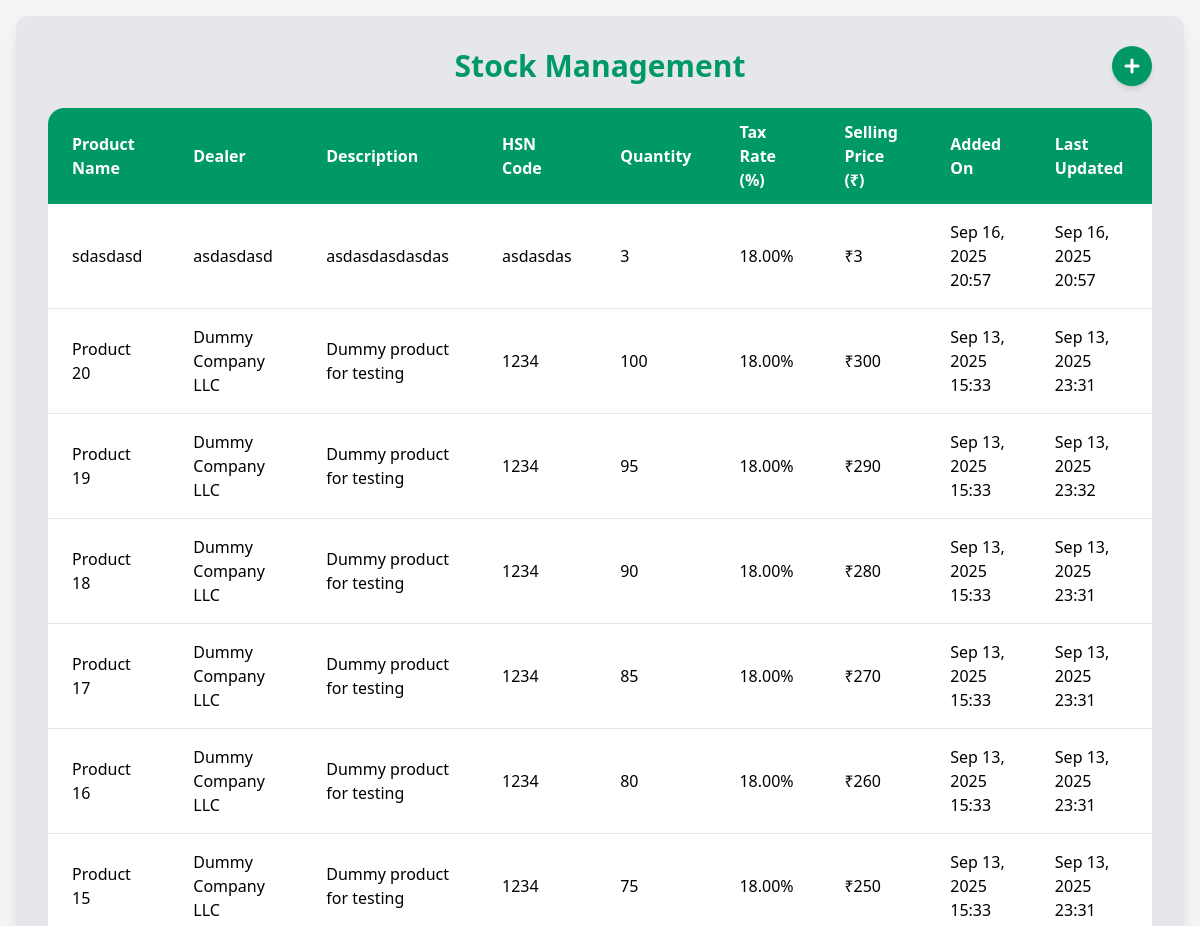
Page /stocks/ (upper part) on the earlier database version.
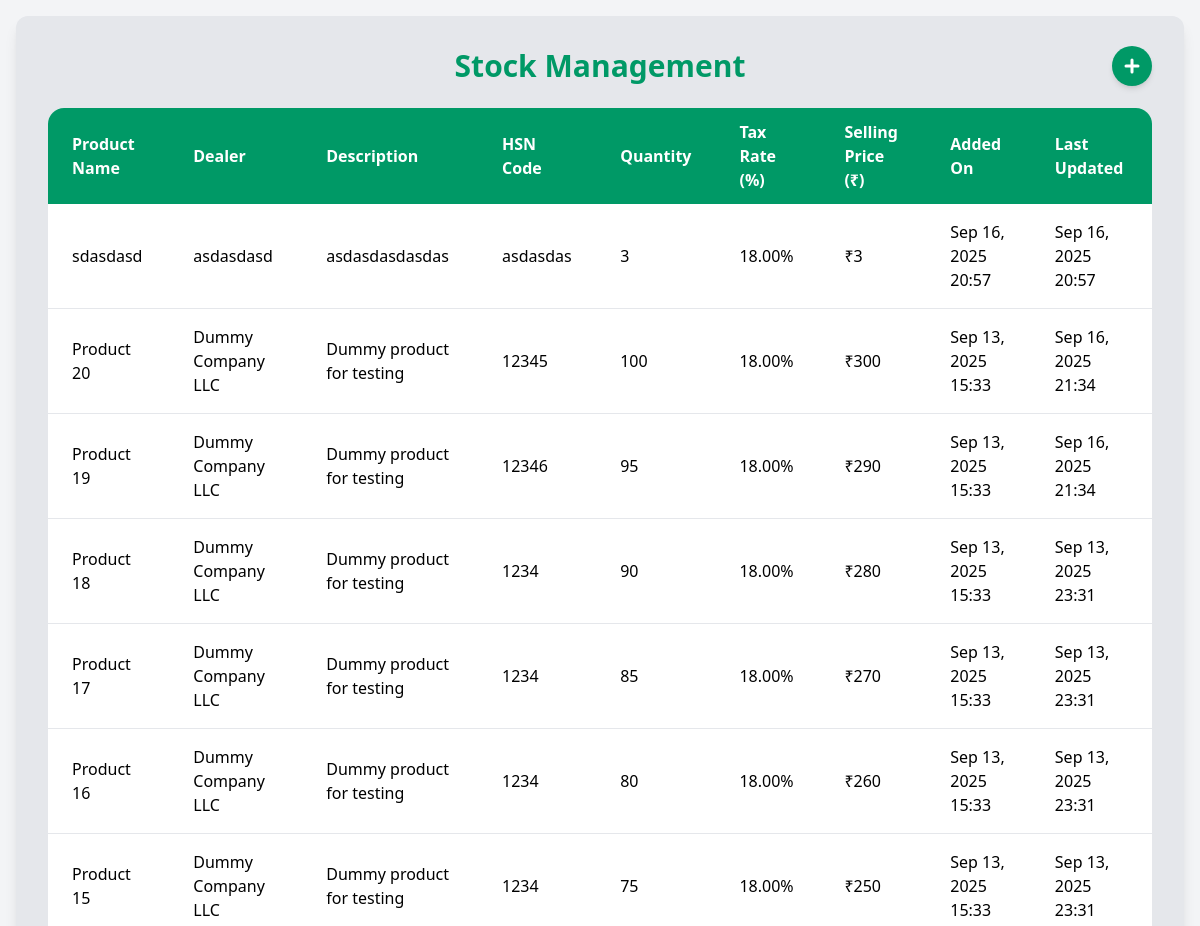
Same page on the later database version.
### stockMang/models.py (models this page shows, shortened)
class Product(models.Model):
    name = models.CharField(max_length=200)
    description = models.TextField(blank=True, null=True)
    hsn_code = models.CharField(max_length=8, blank=True, null=True)
    stock_quantity = models.PositiveIntegerField(default=0)
    tax_rate = models.DecimalField(max_digits=4, decimal_places=2, default=18.00)
    selling_price = models.IntegerField(default=0,blank=True)
    created_at = models.DateTimeField(auto_now_add=True)
    updated_at = models.DateTimeField(auto_now=True)
    dealer = models.CharField(max_length=200, blank=True, null=True)

### stockMang/views.py (the view)
# urls.py: path('', views.stock, name='stock'),
def stock(request):
    Products = Product.objects.all().order_by('-created_at')
    return render(request, 'stockMang/stockPage.html', {'products': Products})

### stockMang/templates/stockMang/stockPage.html (shortened to what this page needs)
{% extends 'main/layout.html' %}
{% block content %}
<div class="min-h-screen bg-gray-100 flex items-center justify-center p-4">
    <div class="bg-gray-200 w-full max-w-7xl h-[90vh] p-8 rounded-xl shadow-lg flex flex-col">
        <div class="relative flex justify-center items-center mb-6 flex-shrink-0">
            <h1 class="text-3xl font-bold text-emerald-600">Stock Management</h1>
            <a href="{% url 'stockMang:addStock' %}"
               class="absolute top-1/2 right-0 -translate-y-1/2 bg-emerald-600 text-white p-2 rounded-full shadow-md hover:bg-emerald-800 active:bg-emerald-900 transform active:scale-95 transition-all duration-150">
                <svg xmlns="http://www.w3.org/2000/svg" class="h-6 w-6" fill="none"
                     viewBox="0 0 24 24" stroke="currentColor" stroke-width="3">
                  <path stroke-linecap="round" stroke-linejoin="round" d="M12 6v12m6-6H6" />
                </svg>
            </a>
        </div>
        <div class="flex-1 overflow-y-auto no-scrollbar rounded-2xl">
            <table class="min-w-full bg-white rounded-lg shadow-md overflow-hidden">
                <thead class="sticky top-0">
                    <tr>
                        <th class="py-3 px-6 bg-emerald-600 text-white font-semibold text-left">Product Name</th>
                        <th class="py-3 px-6 bg-emerald-600 text-white font-semibold text-left">Dealer</th>
                        <th class="py-3 px-6 bg-emerald-600 text-white font-semibold text-left">Description</th>
                        <th class="py-3 px-6 bg-emerald-600 text-white font-semibold text-left">HSN Code</th>
                        <th class="py-3 px-6 bg-emerald-600 text-white font-semibold text-left">Quantity</th>
                        <th class="py-3 px-6 bg-emerald-600 text-white font-semibold text-left">Tax Rate (%)</th>
                        <th class="py-3 px-6 bg-emerald-600 text-white font-semibold text-left">Selling Price (₹)</th>
                        <th class="py-3 px-6 bg-emerald-600 text-white font-semibold text-left">Added On</th>
                        <th class="py-3 px-6 bg-emerald-600 text-white font-semibold text-left">Last Updated</th>
                    </tr>
                </thead>
                <tbody class="divide-y divide-gray-200">
                    {% for product in products %}
                    <tr class="hover:bg-gray-50 transition duration-200 cursor-pointer"
                    onclick="window.location='{% url 'stockMang:editStock' product.id %}'">
                        <td class="py-4 px-6 font-medium">{{ product.name }}</td>
                        <td class="py-4 px-6">
                            {% if product.dealer %}
                                {{ product.dealer }}
                            {% else %}
                                <span class="text-gray-400 italic">No Dealer</span>
                            {% endif %}
                        </td>
                        <td class="py-4 px-6">{{ product.description|default:"-" }}</td>
                        <td class="py-4 px-6">{{ product.hsn_code|default:"-" }}</td>
                        <td class="py-4 px-6">{{ product.stock_quantity }}</td>
                        <td class="py-4 px-6">{{ product.tax_rate }}%</td>
                        <td class="py-4 px-6">₹{{ product.selling_price }}</td>
                        <td class="py-4 px-6">{{ product.created_at|date:"M d, Y H:i" }}</td>
                        <td class="py-4 px-6">{{ product.updated_at|date:"M d, Y H:i" }}</td>
                    </tr>
                    {% empty %}
                    <tr>
                        <td colspan="9" class="text-center py-10 px-6 text-gray-500">
                            <p>No products found in your inventory.</p>
                        </td>
                    </tr>
                    {% endfor %}
                </tbody>
            </table>
        </div>
    </div>
</div>
{% endblock %}

### main/templates/main/layout.html (shortened to what this page needs)
<!DOCTYPE html>
{% load static %}
<html lang="en">
<head>
     <link rel="stylesheet" href="{% static 'dist/styles.css' %}">
</head>
<body>
    {% block content %}
    {% endblock %}
</body>
</html>

### stockMang/templates/stockMang/stockPage.html (style rules this page uses)
.no-scrollbar { -ms-overflow-style: none !important; scrollbar-width: none !important; }

Differences in the rows shown:
changed Product "Product 20": hsn_code "1234" → "12345"; updated_at "Sep 13, 2025 23:31" → "Sep 16, 2025 21:34"
changed Product "Product 19": hsn_code "1234" → "12346"; updated_at "Sep 13, 2025 23:32" → "Sep 16, 2025 21:34"
